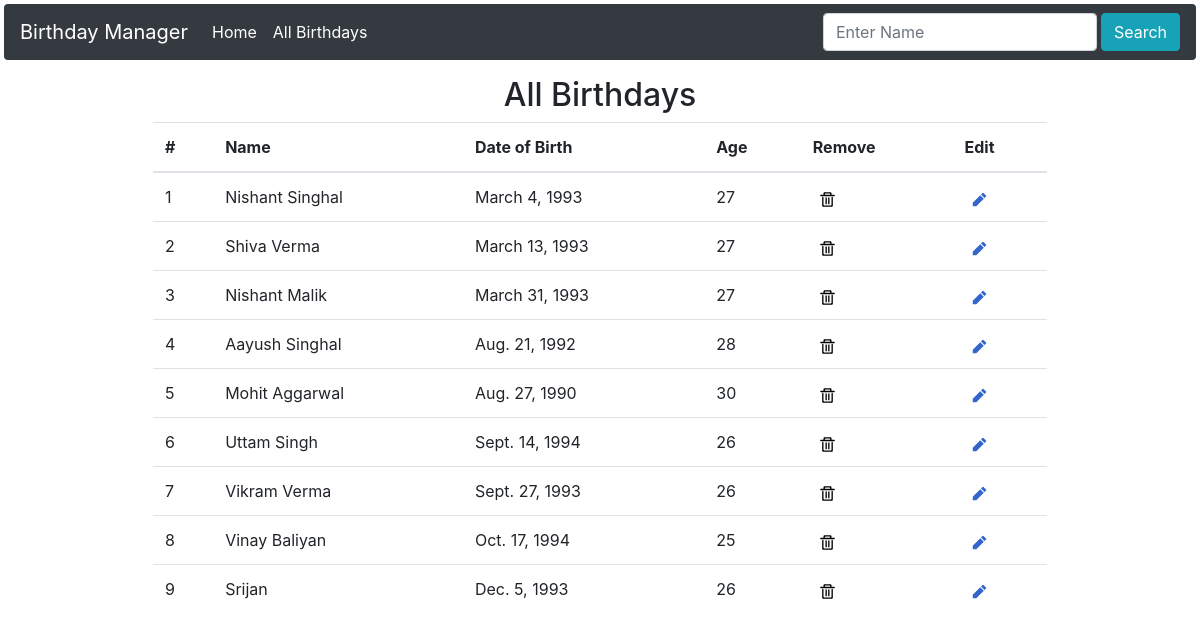
/list_birthdays/list_all/, run on an earlier commit of the app's database.
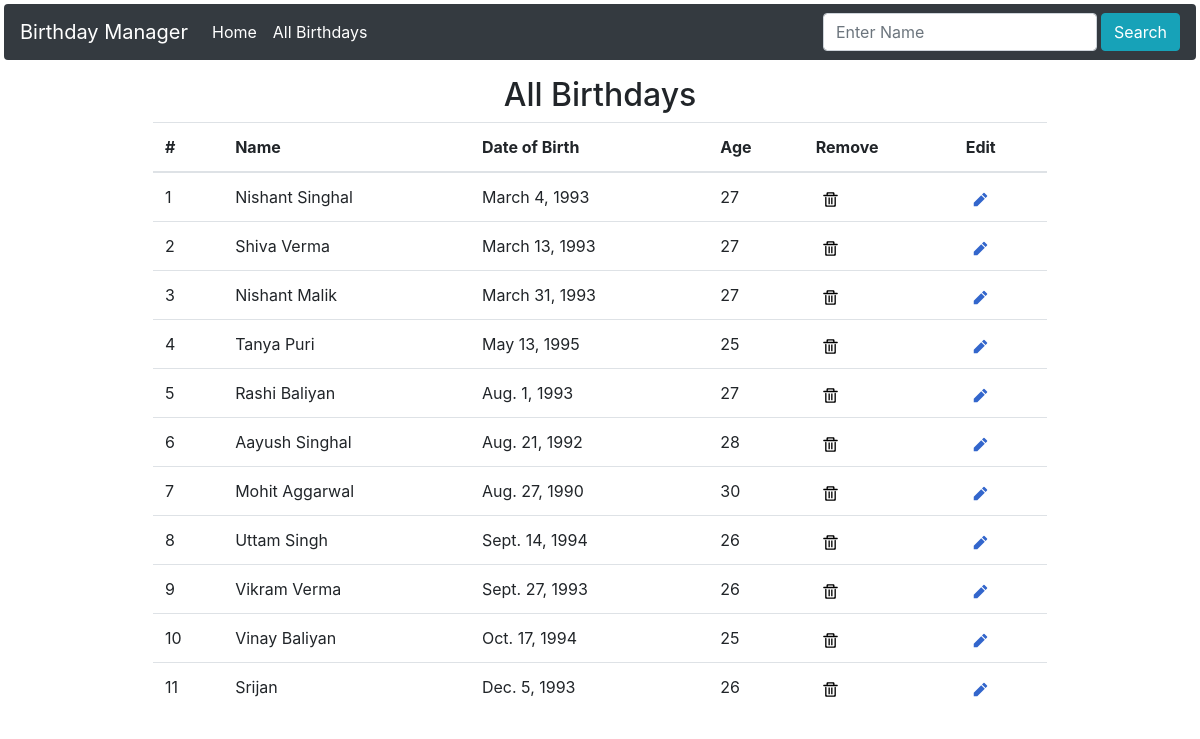
And on a later commit of the database.
### List_Birthdays/models.py (models this page shows, shortened)
class Tab_Birthdays(models.Model):
    id = models.AutoField(primary_key=True)
    name = models.CharField(max_length=32)
    dob = models.DateField()
    age = models.IntegerField()
    dob_current_year = models.DateField()
    class Meta:
        verbose_name_plural = "Tab_Birthdays"

### List_Birthdays/views.py (the view)
# urls.py: path('list_all/', views.list_all, name='list_all'),
def list_all(request):
    search_name = request.GET.get('search_name')
    if search_name:
        model_data = {
            "Birthdays": Tab_Birthdays.objects.filter(name__contains=search_name.capitalize()).order_by('dob_current_year')
        }
    else:
        model_data = {
            "Birthdays": Tab_Birthdays.objects.all().order_by('dob_current_year')
        }
    return render(request, template_name='list_birthdays/list_all.html', context=model_data)

### List_Birthdays/templates/list_birthdays/list_all.html
{% extends 'list_birthdays/layout.html' %}
{% block body %}
{% load static %}
<div class="mx-auto mt-3" style="width: 75%;">
    <h2 class="text-center"> All Birthdays</h2>
    <table class="table">
        <thead>
            <tr>
                <th scope="col">#</th>
                <th scope="col">Name</th>
                <th scope="col">Date of Birth</th>
                <th scope="col">Age</th>
                <th scope="col">Remove</th>
                <th scope="col">Edit</th>
            </tr>
        </thead>
        <tbody>
            {% for birthday in Birthdays %}
            <tr>
                <td>{{ forloop.counter }}</td>
                <td>{{ birthday.name }}</td>
                <td>{{ birthday.dob }}</td>
                <td>{{ birthday.age }}</td>
                <td>
                    <a href="{% url 'delete_birthday' birthday.id%}" type="submit">
                        <img src="{% static 'list_birthdays/images/delete-icon.svg' %}" alt="delete" height="15px"
                            style="padding-left: 50%;">
                    </a>
                </td>
                <td>
                    <a href="{% url 'edit_birthday' birthday.id%}" type="submit">
                        <img src="{% static 'list_birthdays/images/edit-icon.svg' %}" alt="edit" height="15px"
                            style="padding-left: 50%;">
                    </a>
                </td>
            </tr>
            {% endfor %}
        </tbody>
    </table>
</div>
{% endblock body %}

What changed in the data, as far as the page shows it:
added Tab_Birthdays: name "Tanya Puri", dob "May 13, 1995", age "25"
added Tab_Birthdays: name "Rashi Baliyan", dob "Aug. 1, 1993", age "27"
